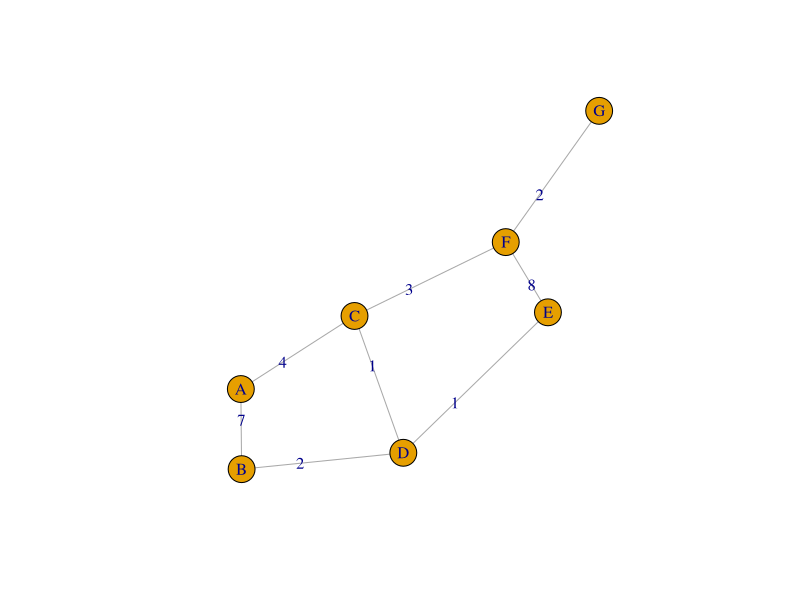
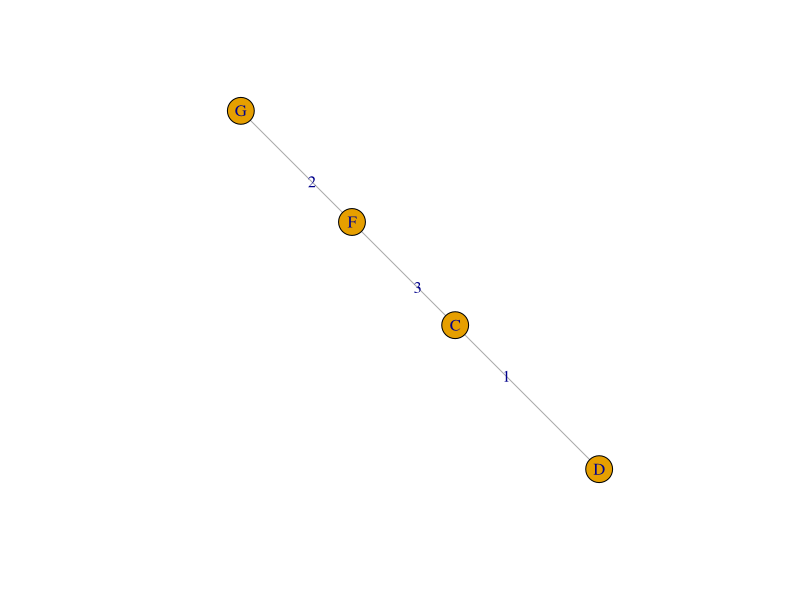
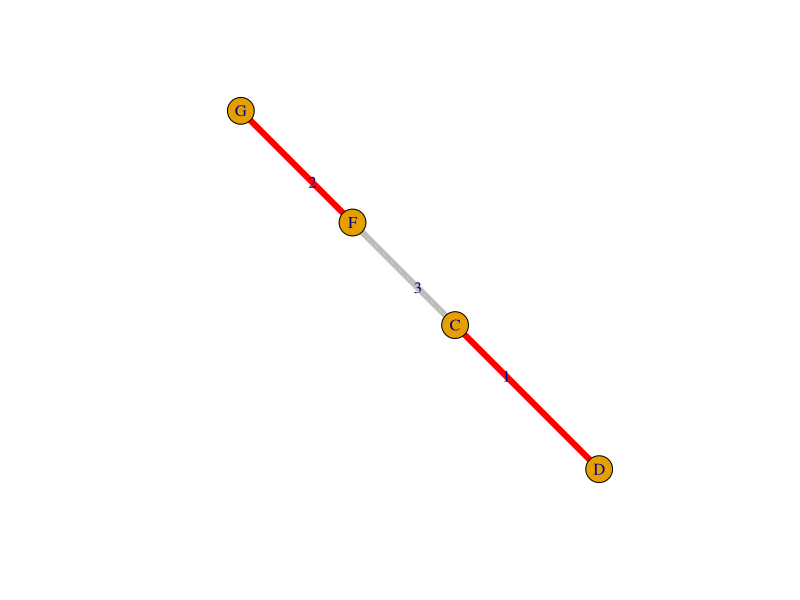
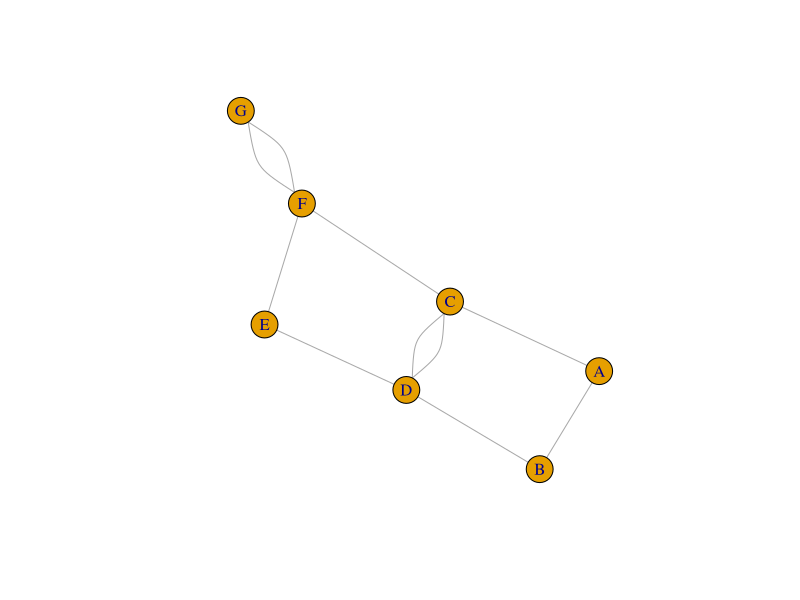
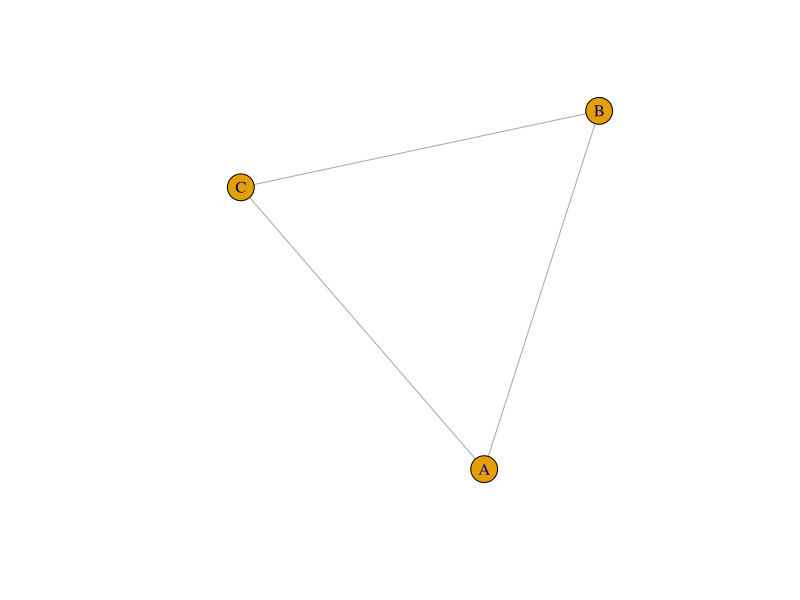
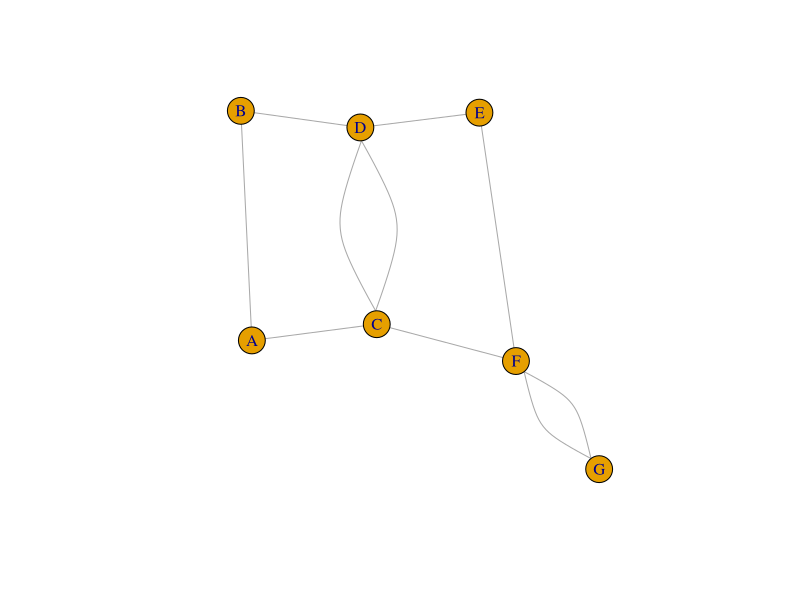

These charts were generated, in order, by the following R code:
## ---- chunk 1
#install.packages("igraph")
library(igraph)

# Define the adjacency matrix for the graph
adj_mat <- matrix(c(0, 7, 4, 0, 0, 0, 0,
                    0, 0, 0, 2, 0, 0, 0,
                    0, 0, 0, 1, 0, 3, 0,
                    0, 0, 0, 0, 1, 0, 0,
                    0, 0, 0, 0, 0, 8, 0,
                    0, 0, 0, 0, 0, 0, 2,
                    0, 0, 0, 0, 0, 0, 0), nrow = 7, byrow = TRUE)
# Define the vertex labels for the graph
vertex_labels <- c("A", "B", "C", "D", "E", "F", "G")

# Set the row and column names for the matrices
rownames(adj_mat) <- vertex_labels
colnames(adj_mat) <- vertex_labels

g <- graph_from_adjacency_matrix(adj_mat, "undirected", weighted = TRUE)
plot(g, edge.label = E(g)$weight)
## ---- chunk 2
g[]
## ---- chunk 3
#g_mst <- mst(g)
#plot(g_mst, edge.label = E(g)$weight)
## ---- chunk 4
ad_new <- as_adjacency_matrix(g, attr="weight")
ad_new <- as.matrix(ad_new)
ad_new
## ---- chunk 5
degrees <- rowSums(ad_new != 0)
degrees
## ---- chunk 6
odds <- which(degrees %% 2 == 1)
odds
## ---- chunk 7
adj_mat[odds, odds]
## ---- chunk 8
subgraph <- graph_from_adjacency_matrix(adj_mat[odds, odds], "undirected", weighted = TRUE)
plot(subgraph, edge.label = E(subgraph)$weight)
## ---- chunk 9
E(subgraph)$type = c(1,0,1)
E(subgraph)$color[E(subgraph)$type == 1] <- "red"
E(subgraph)$color[E(subgraph)$type == 0] <- "gray"
plot(subgraph, edge.width = 6,edge.label = E(subgraph)$weight)
## ---- chunk 10
task <- graph( edges=c("G","F", "F","C", "C","A", "A","B", "B","D", "D","C", "C","D", "D","E", "E","F", "F","G"), directed=F ) 
plot(task)
## ---- chunk 11
a <- make_graph( ~ A-B-C-A )
plot(a)
## ---- chunk 12
eulerian_cycle(a)
## ---- chunk 13
task <- graph( edges=c("G","F", "F","C", "C","A", "A","B", "B","D", "D","C", "C","D", "D","E", "E","F", "F","G"), directed=F ) 
plot(task)
## ---- chunk 14
eulerian_cycle(task)
